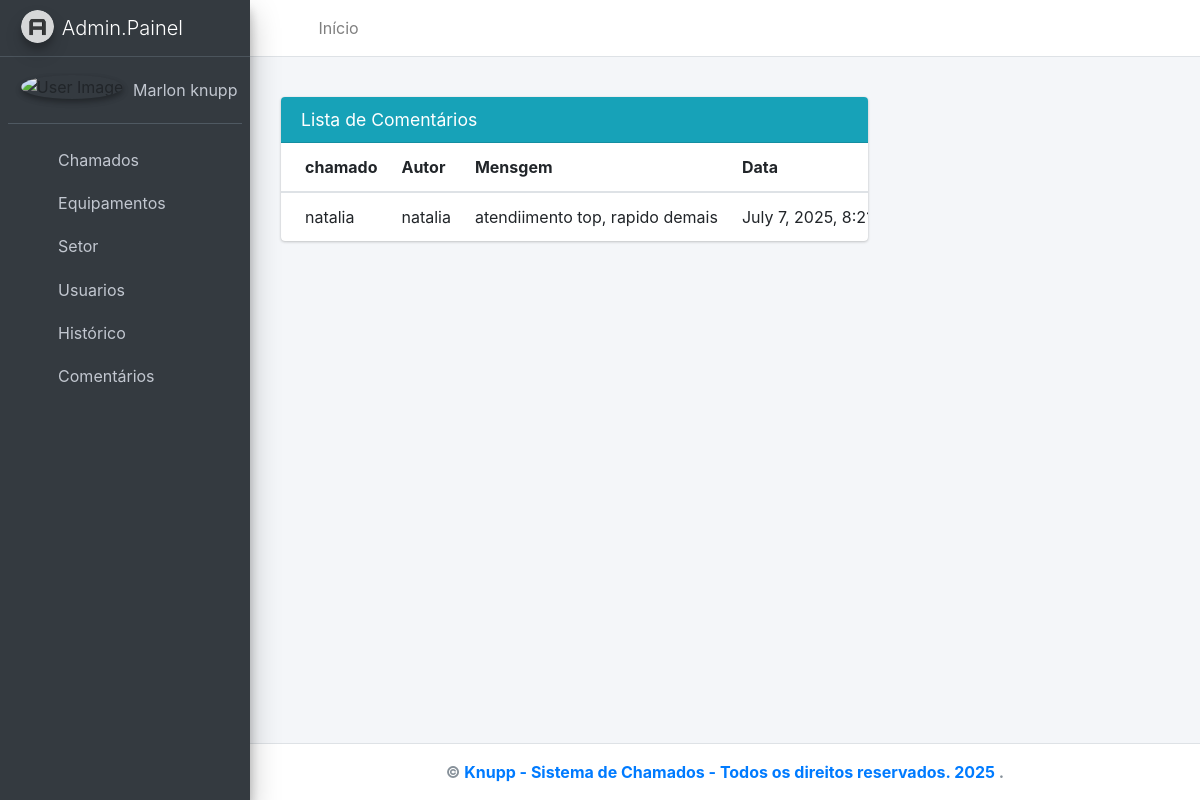
The app's page /comentario/lista/ with its own data.
### comentario/models.py (models this page shows, shortened)
class Comentario(models.Model):
    chamado = models.ForeignKey(Chamado, on_delete=models.CASCADE, null=True, blank=True)
    autor =  models.ForeignKey(Usuario, on_delete=models.CASCADE, null=True, blank=True)
    mensagem = models.TextField()
    data = models.DateTimeField(auto_now_add=True)

### chamado/models.py (models this page shows)
class Chamado (models.Model):
    descricao = models.TextField()
    data_abertura = models.DateTimeField(auto_now_add=True)
    data_fechamento = models.DateTimeField (null=True, blank=True)
    solicitante = models.ForeignKey(Usuario, on_delete=models.CASCADE, related_name='chamados_solicitados', null=True, blank=True)
    tecnico_responsavel = models.ForeignKey(Usuario, on_delete=models.CASCADE, related_name='chamados_recebidos', null=True, blank=True)
    equipamento = models.ForeignKey(Equipamento, on_delete=models.CASCADE, null=True, blank=True)
    setor = models.ForeignKey(Setor, on_delete=models.CASCADE, null=True, blank=True)
    STATUS_CHOICE = [
        ('aberto','Aberto'),
        ('em_atendimento','Em Atendimento'),
        ('resolvido','Resolvido'),
        ('cancelado','Cancelado'),
    ]
    PRIORIDADE_CHOICE = [
        ('baixa','Baixa'),
        ('media','Média'),
        ('alta','Alta'),
        ('critica','Crítica'),
    ]
    status =  models.CharField(max_length=20, choices=STATUS_CHOICE, default='aberto')
    prioridade = models.CharField(max_length=20, choices=PRIORIDADE_CHOICE, default='media')
    def __str__(self):
        return f' {self.solicitante}'

### usuario/models.py (models this page shows)
class Usuario(models.Model):
    nome = models.CharField(max_length=100)
    email = models.EmailField()
    senha = models.CharField(max_length=100)
    TIPO_USUARIO_CHOICES = [
        ('admin', 'Administrador'),
        ('tecnico', 'Técnico'),
        ('funcionario', 'Funcionário'),
    ]
    SETOR_CHOICES = [
        ('financeiro', 'Financeiro'),
        ('ti', 'TI'),
        ('rh', 'Recursos Humanos'),
        ('compras', 'Compras'),
        ('presidade', 'Presidente'),
        ('vice-presidente', 'Vice Precidente'),
        ('ouvidoria', 'Ouvidoria'),
    ]
    tipo_usuario = models.CharField(max_length=20, choices=TIPO_USUARIO_CHOICES)
    setor = models.CharField(max_length=20, choices=SETOR_CHOICES, blank=True, null=True)
    def __str__(self):
        return self.nome

### comentario/views.py (the view)
# urls.py: path('lista/', views.lista_comentario, name='lista_comentario'),
def lista_comentario(request):
    comentarios = Comentario.objects.all()
    return render(request, 'comentario/lista.html', {'comentarios': comentarios})

### comentario/templates/comentario/lista.html
{% extends 'base.html' %}
{% load static %}
{% load crispy_forms_tags %}
{% block content %}
<div class="container mt-4">
        <div class="col-md-8">
            <div class="card">
                <div class="card-header bg-info">
                    <h3 class="card-title">Lista de Comentários</h3>
                </div>
                <div class="card-body table-responsive p-0" style="max-height: 400px;">
                    <table class="table table-hover text-nowrap">
                        <thead>
                            <tr>
                                <th>chamado</th>
                                <th>Autor</th>
                                <th>Mensgem</th>
                                <th>Data</th>
                            </tr>
                        </thead>
                        <tbody>
                            {% for comentario in comentarios %}
                            <tr>
                                <td>{{ comentario.chamado }}</td>
                                <td>{{ comentario.autor }}</td>
                                <td>{{ comentario.mensagem }}</td>
                                <td>{{ comentario.data }}</td>
                            </tr>
                            {% empty %}
                            <tr>
                                <td colspan="5">Nenhum comentário cadastrado.</td>
                            </tr>
                            {% endfor %}
                        </tbody>
                    </table>
                </div>
            </div>
        </div>
    </div>
{% endblock %}

### records on screen
Comentario: chamado "natalia", autor "natalia", mensagem "atendiimento top, rapido demais", data "July 7, 2025,…"
